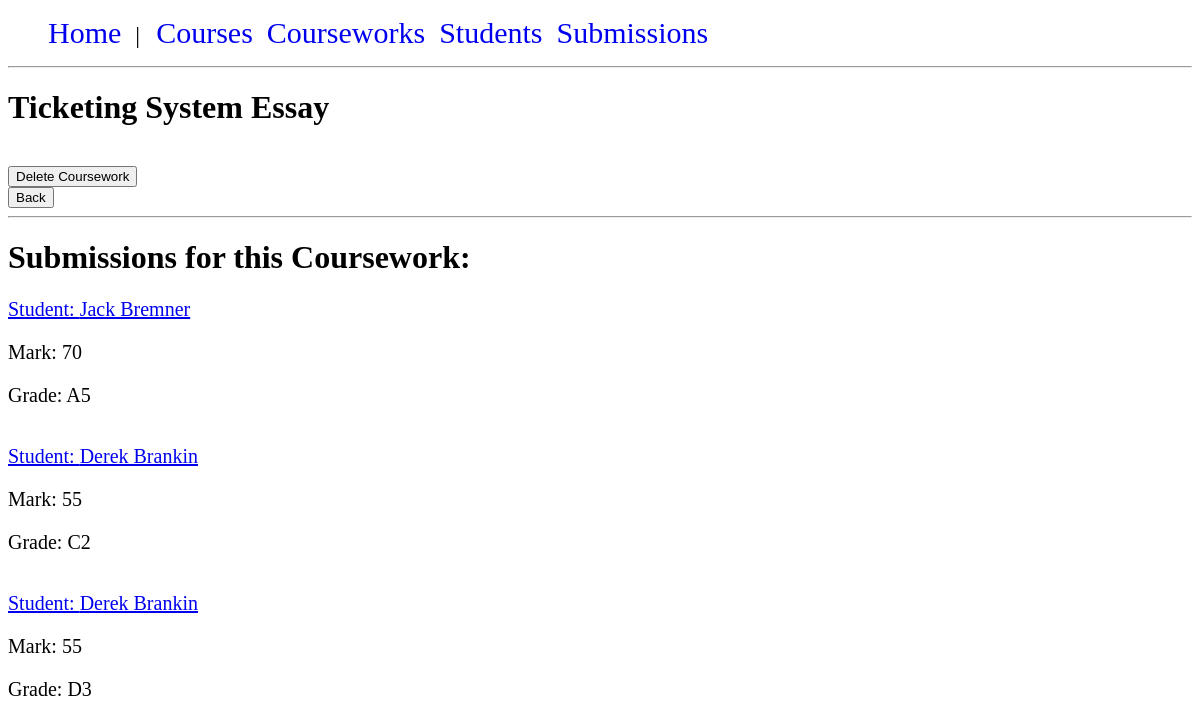
Page /courseworks/coursework_details.php?id=2 on the committed database.
### tables this page shows
CREATE TABLE "courseworks" (
	"coursework_id"	INTEGER NOT NULL PRIMARY KEY AUTOINCREMENT UNIQUE,
	"name"	TEXT(50) NOT NULL,
	"course_id"	INTEGER NOT NULL,
	"deadline"	DATE NOT NULL,
	"credit_weight"	INTEGER NOT NULL,
	"feedback_due_date"	DATE NOT NULL,
	FOREIGN KEY("course_id") REFERENCES "courses"("course_id")
);

CREATE TABLE "submissions" (
	"submission_id"	INTEGER NOT NULL PRIMARY KEY AUTOINCREMENT UNIQUE,
	"coursework_id"	INTEGER NOT NULL,
	"student_id"	INTEGER NOT NULL,
	"mark"	INTEGER(100),
	"hand_in_date"	DATE NOT NULL,
	"second_submission"	BOOLEAN NOT NULL DEFAULT 0,
	"grade"	TEXT(3),
	FOREIGN KEY("coursework_id") REFERENCES "courseworks"("coursework_id"),
	FOREIGN KEY("student_id") REFERENCES "students"("student_id")
);

CREATE TABLE "students" (
	"student_id"	INTEGER NOT NULL UNIQUE,
	"name"	TEXT(50) NOT NULL,
	PRIMARY KEY("student_id")
);

### courseworks/coursework_functions.php (called while the page is built, shortened)
<?php
if (php_sapi_name() == "cli") {
    require_once getcwd().'../database/dbconnection.php';
} else {
    require_once $_SERVER['DOCUMENT_ROOT'].'/database/dbconnection.php';
}
function getCourseworkById($coursework_id) {
    $query = "SELECT * FROM courseworks WHERE coursework_id=?";
    $coursework = DB::run($query, [$coursework_id])->fetch(PDO::FETCH_ASSOC);
    return $coursework;
}
function getSubmissionsByCourseworkId($coursework_id) {
    $query = "SELECT submission_id, hand_in_date, name as student_name, mark, grade FROM submissions sub
              JOIN students stu ON sub.student_id = stu.student_id
              WHERE coursework_id = ?";
    $submissions = DB::run($query, [$coursework_id])->fetchAll(PDO::FETCH_ASSOC);
    return $submissions;
}

### database/dbconnection.php (called while the page is built, shortened)
<?php
class DB {
    private static $instance = null;
    private static $pdo;
    public function __construct() {
        if (php_sapi_name() == "cli") {
            self::$pdo = new PDO("sqlite:database/courseworkapp.db");
        }
        else {
            self::$pdo = new PDO("sqlite:".$_SERVER['DOCUMENT_ROOT']."/database/courseworkapp.db");
        }
}
    public static function getInstance() : DB {
        if(!self::$instance)
        {
            self::$instance = new DB();
        }
        return self::$instance;
    }
    public static function run($sql, $params = NULL) {
        $stmt = self::$pdo->prepare($sql);
        $stmt->execute($params);
        return $stmt;
    }
}

### courseworks/coursework_details.php (the view, shortened to what this page needs)
<?php
require_once 'coursework_functions.php';
$coursework_id = htmlspecialchars($_GET["id"]);
$coursework = getCourseworkById($coursework_id);
$submissions = getSubmissionsByCourseworkId($coursework_id);
if ($coursework) {
    echo '<h1>' . $coursework['name'] . '</h1>';
    echo '<br>';
    echo '<form action="" method="post">
            <input type="hidden" name="delete" value="' . $coursework_id . '"/>
            <input type="submit" value="Delete Coursework">
        </form>';
    echo '<button type="button" onclick="javascript:history.back()">Back</button>';
    echo '<br>';
    echo '<hr>';
    echo '<h1>Submissions for this Coursework: </h1>';
    if ($submissions) {
        foreach ($submissions as $submission) {
            echo "<a href='/submissions/submission_details.php?id=" . $submission['submission_id'] . "'> Student: ". $submission['student_name'] . "</a>";
            if ($submission['mark']) {
                echo '<p>Mark: ' . $submission['mark'] . '</p>';
                echo '<p>Grade: ' . $submission['grade'] . '</p>';
            }
        }
    } else {
        echo '<p>This Coursework has no Submissions yet</p>';
    }
} else {
    echo 'There was a problem, please try again';
}
?>

### css/stylesheet.css (style rules this page uses)
#menu ul { list-style: none; }
#menu li { display: inline; padding-right: 10px; font-size: 24px; }
#menu a { text-decoration: none; font-size: 30px; }
a, p { font-size: 20px; }

### rows in the picture
courseworks: name "Ticketing System Essay"
submissions: student.name "Jack Bremner", mark "70", grade "A5"
submissions: student.name "Derek Brankin", mark "55", grade "C2"
submissions: student.name "Derek Brankin", mark "55", grade "D3"
